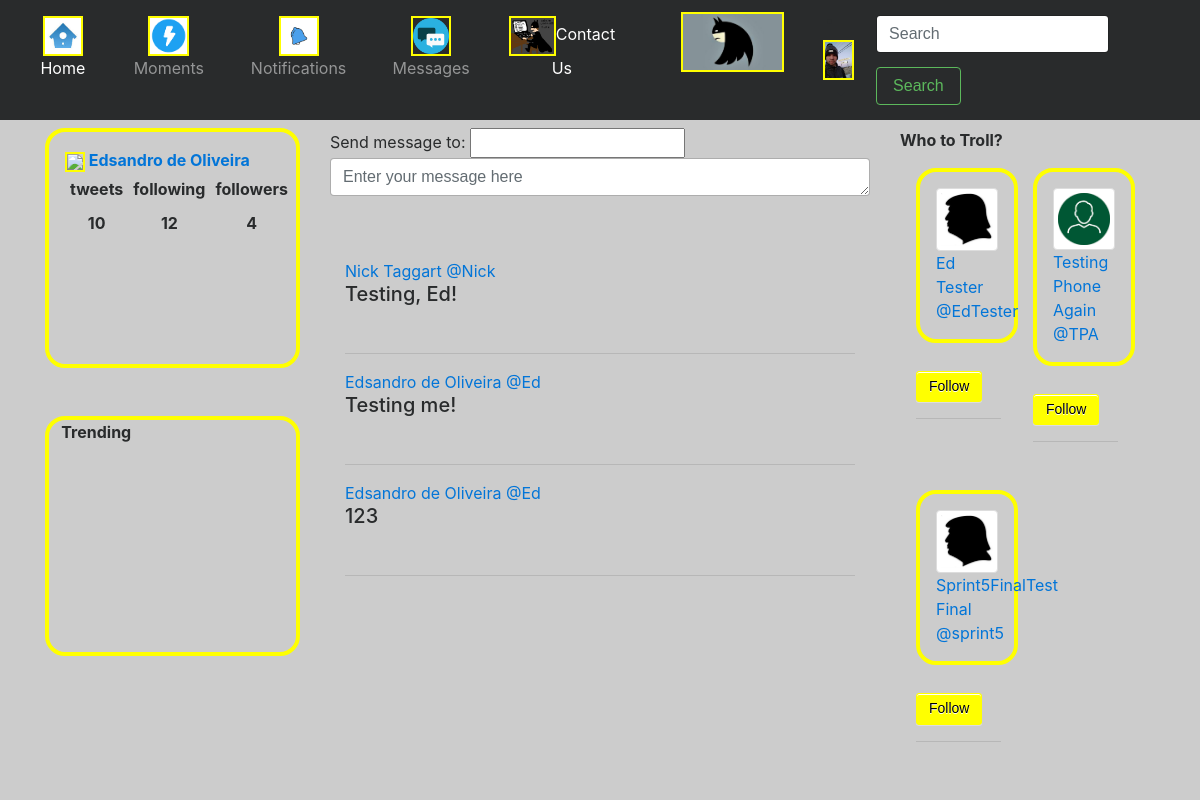
Screenshot of /DirectMessage.php (signed in) with the database file from the repository.
### tables this page shows
CREATE TABLE `users` (
  `user_id` int(11) NOT NULL AUTO_INCREMENT,
  `first_name` varchar(50) NOT NULL,
  `last_name` varchar(50) NOT NULL,
  `screen_name` varchar(50) NOT NULL,
  `password` varchar(250) NOT NULL,
  `address` varchar(200) NOT NULL,
  `province` varchar(50) NOT NULL,
  `postal_code` varchar(7) NOT NULL,
  `contact_number` varchar(25) NOT NULL,
  `email` varchar(100) NOT NULL,
  `url` varchar(50) NOT NULL,
  `description` varchar(160) NOT NULL,
  `location` varchar(50) DEFAULT NULL,
  `date_created` timestamp NOT NULL DEFAULT CURRENT_TIMESTAMP,
  `profile_pic` varchar(200) DEFAULT NULL,
  PRIMARY KEY (`user_id`)
);

CREATE TABLE `messages` (
  `id` int(11) NOT NULL AUTO_INCREMENT,
  `from_id` int(11) NOT NULL,
  `to_id` int(11) NOT NULL,
  `message_text` varchar(255) NOT NULL,
  `date_sent` datetime NOT NULL DEFAULT CURRENT_TIMESTAMP,
  PRIMARY KEY (`id`),
  KEY `FK_toid_idx` (`id`,`from_id`)
);

### includes/User.php (the view, shortened to what this page needs)
<?php
class User {
    protected $userId;
    protected $Password, $LastName, $Province, $ContactNo, $DateAdded, $Location, $url, $UserName, $FirstName, $Address, $postalCode,
            $email, $profImage, $description;
    function getUserId() {
        return $this->userId;
    }
    function getLastName() {
        return $this->LastName;
    }
    function getUserName() {
        return $this->UserName;
    }
    function getFirstName() {
        return $this->FirstName;
    }
    function getProfImage() {
        return $this->profImage;
    }
    function setUserId($userId) {
        $this->userId = $userId;
    }
    function setLastName($LastName) {
        $this->LastName = $LastName;
    }
    function setUserName($UserName) {
        $this->UserName = $UserName;
    }
    function setFirstName($FirstName) {
        $this->FirstName = $FirstName;
    }
    function setProfImage($profImage) {
        $this->profImage = $profImage;
    }
    function getProfilePic($userId, $con) {
        $sql = "SELECT profile_pic FROM users WHERE user_id = '" . $userId . "'";
        $picRS = mysqli_query($con, $sql)
                or die($sql . " : " . mysqli_connect_error());
        $profilePicArray = mysqli_fetch_array($picRS);
        $profilePic = $profilePicArray['profile_pic'];
        return $profilePic;
    }
    function countTweets($userId, $con) {
        $count = 0;
        $sql = "SELECT tweet_id FROM tweets WHERE reply_to_tweet_id = 0 AND user_id = '" . $userId . "'";
        $rs = mysqli_query($con, $sql)
                or die($sql . " : " . mysqli_connect_error());
        while (mysqli_fetch_array($rs)) {
            $count++;
        }
        return $count;
    }
    function countFollowing($userId, $con) {
        $count = 0;
        $sql = "SELECT follow_id FROM follows WHERE from_id = '" . $userId . "'";
        $rs = mysqli_query($con, $sql)
                or die($sql . " : " . mysqli_connect_error());
        while (mysqli_fetch_array($rs)) {
            $count++;
        }
        return $count;
    }
    function countFollowed($userId, $con) {
        $count = 0;
        $sql = "SELECT follow_id FROM follows WHERE to_id = '" . $userId . "'";
        $rs = mysqli_query($con, $sql)
                or die($sql . " : " . mysqli_connect_error());
        while (mysqli_fetch_array($rs)) {
            $count++;
        }
        return $count;
    }
    function setAll($userId, $con) {
        $user = new User();
        $sql = "SELECT * from users where user_id =" . $userId;
        $record = mysqli_query($con, $sql)
                or die($sql . " : " . mysqli_connect_error());
        $rs = mysqli_fetch_array($record);
        $user->setUserId($userId);
        $user->setFirstName($rs['first_name']);
        $user->setLastName($rs['last_name']);
        $user->setUserName($rs['screen_name']);
        $user->setPassword($rs['password']);
        $user->setAddress($rs['address']);
        $user->setPostalCode($rs['postal_code']);
        $user->setContactNo($rs['contact_number']);
        $user->setEmail($rs['email']);
        $user->setUrl($rs['url']);
        $user->setDescription($rs['description']);
        $user->setLocation($rs['location']);
        $user->setDateAdded($rs['date_created']);
        $user->setProfImage($rs['profile_pic']);
        return $user;
    }
    static function displayTop3($userId, $con) {
        $counter = 3;
        $notIn = "SELECT to_id FROM follows WHERE from_id = '" . $userId . "'";
        $sqlStatement = "SELECT `user_id`, `first_name`, `last_name`, `screen_name`,`profile_pic` "
                . "FROM `users` WHERE `user_id` != '" . $userId . "' AND user_id NOT IN ($notIn) ORDER BY RAND() LIMIT $counter";
        $recordSet = mysqli_query($con, $sqlStatement)
                or die($sqlStatement . " : " . mysqli_error($con));
        while ($top3Sql = mysqli_fetch_array($recordSet)) {
            $dispUser = new User();
            $dispUser->setUserId($top3Sql['user_id']);
            $dispUser->setFirstName($top3Sql['first_name']);
            $dispUser->setLastName($top3Sql['last_name']);
            $dispUser->setUserName($top3Sql['screen_name']);
            $dispUser->setProfImage($top3Sql['profile_pic']);
            echo
            '<form method="post" id="follow_form" action="follow_proc.php">
                                <div class="column2">
                                    <div class="whoToTroll img-rounded">
                                        <img class="img-thumbnail" src="images/profilepics/' . $dispUser->getProfImage() . '">
                                        <a href="userpage.php?user_id=' . $dispUser->getUserId() . '">' . $dispUser->getFirstName() . " " . $dispUser->getLastName() . " @" . $dispUser->getUserName() . '</a><BR></div>
                                        <div class="form-group">
                                        <input type="hidden" name="userID" id="button" value="' . $dispUser->getUserId() . '"/>
                                        <input type="submit" name="followButton" id="button" value="Follow" class="btn btn-primary btn-sm"/>
                                        <hr></hr>
                                    </div>
                                </div>
                            </form>';
        }
    }
    static function getAllMessages($con, $userId) {
        $sql = "SELECT from_id, to_id, message_text, date_sent FROM messages WHERE to_id = $userId";
        $rs = mysqli_query($con, $sql)
                or die($sql . " : " . mysqli_connect_error());
        while ($result = mysqli_fetch_array($rs)) {
            $fromUser = new User();
            $fromUser->setUserId($result['from_id']);
            $fromUser = $fromUser->setAll($fromUser->getUserId(), $con);
            echo
            '
            <div class="container">
                <a href="userpage.php?user_id = ' . $fromUser->getUserId() . '">' .
            $fromUser->getFirstName() . " " . $fromUser->getLastName() . " @" . $fromUser->getUserName() . " " . '</a>
                <h5>' . $result['message_text'] . '</h5>
                <BR>
                <hr>
            </div>';
        }
    }
}

### includes/Header.php (shortened to what this page needs)
<?php
Include("User.php");
if (isset($_SESSION['SESS_MEMBER_ID'])) {
    $mainUser = new User();
    $mainUser->setUserId($_SESSION['SESS_MEMBER_ID']);
    $profPic = $mainUser->getProfilePic($mainUser->getUserId(), $con);
}
?>
<!DOCTYPE html>
<html>
    <head>
    </head>
    <body>
        <nav class="navbar navbar-toggleable-md navbar-inverse bg-inverse fixed-top">
            <div class="collapse navbar-collapse" id="navbarsExampleDefault">
                <ul class="navbar-nav mr-auto">
                    <li class="nav-item">
                        <a class="nav-link active" href="index.php">
                            <img class="bannericons" src="images/home.jfif">Home<span class="sr-only">(current)</span></a>
                    </li>
                    <li class="nav-item">
                        <a class="nav-link" href="#">
                            <img class="bannericons" src="images/lightning.png">Moments</a>
                    </li>
                    <li class="nav-item">
                        <a class="nav-link" href="Notifications.php">
                            <img class="bannericons" src="images/bell.png">Notifications</a>
                    </li>
                    <li class="nav-item">
                        <a class="nav-link" href="DirectMessage.php">
                            <img class="bannericons" src="images/messages.png">Messages</a>
                    </li>
                    <li class="nav-item">
                        <a class="nav-link active" href="contactus.php">
                            <img class="bannericons" src="images/email.png">Contact Us</a>
                    </li>
                    <li>
                        <a class="navbar-brand" href="login.php"><img src="images/logo.jpg" class="logo"></a>
                    </li>
                </ul>
                <li class="nav-item dropdown right">
                    <a class="nav-link dropdown-toggle" id="dropdown01" data-toggle="dropdown" aria-haspopup="true" aria-expanded="false">
                        <img class="bannericons" src="Images/profilepics/<?php
                        if (isset($_SESSION['SESS_MEMBER_ID'])) {
                            echo $profPic;
                        } else {
                            echo "default.jfif";
                        }
                        ?>">
                    </a>
                </li>
                <form method="post" class="form-inline my-2 my-lg-0" action="search.php">
                    <input class="form-control mr-sm-2" name="searchInput" id="searchInput" type="text" placeholder="Search">
                    <button   class="btn btn-outline-success my-2 my-sm-0" type="submit">Search</button>
                </form>
            </div>
        </nav>
    </body>
</html>

### DirectMessage.php (shortened to what this page needs)
<?php
include("connect.php");
include("Includes/Header.php");
if (isset($_SESSION['SESS_MEMBER_ID'])) {
    $mainUser = new User();
    $mainUser->setUserId($_SESSION['SESS_MEMBER_ID']);
    $mainUser = $mainUser->setAll($mainUser->getUserId(), $con);
} else {
    Header("location:login.php");
}
?>
<!DOCTYPE html>
<html lang="en">
    <head>
        <link href="includes/bootstrap.min.css" rel="stylesheet">
        <link href="includes/starter-template.css" rel="stylesheet">
    </head>
    <body>
        <BR><BR>
        <div class="container">
            <div class="row">
                <div class="col-md-3">
                    <div class="mainprofile img-rounded">
                        <div class="bold">
                            <img class="bannericons" src="images/profilepics/<?php echo $mainUser->getUserId() ?>">
                            <a href="userpage.php?user_id=<?php echo $mainUser->getUserId() ?>"><?php echo $mainUser->getFirstName() . " " . $mainUser->getLastName() ?> </a><BR></div>
                        <table>
                            <tr><td>
                                    tweets</td><td>following</td><td>followers</td></tr>
                            <tr>
                                <td><?php echo $mainUser->countTweets($mainUser->getUserId(), $con); ?></td>
                                <td><?php echo $mainUser->countFollowing($mainUser->getUserId(), $con); ?></td>
                                <td><?php echo $mainUser->countFollowed($mainUser->getUserId(), $con); ?></td>
                            </tr>
                        </table>
                        <BR><BR><BR><BR><BR>
                    </div><BR><BR>
                    <div class="trending img-rounded">
                        <div class="bold" style="padding-left:5%;">Trending</div>
                    </div>
                </div>
                <div class="col-md-6">
                    <form method="post" id="message_form" action="DirectMessage_proc.php">
                        <div class="form-group">
                            Send message to: <input type="text" id="to" name="to" list="dlUsers" autocomplete="off"><br>
                            <textarea class="form-control" name="message" id="message" rows="1" placeholder="Enter your message here"></textarea>
                        </div>
                    </form>
                    <div class="img-rounded">
                        <BR><BR>
                        <?php
                        User::getAllMessages($con, $mainUser->getUserId());
                        ?>
                    </div>
                </div>
                <div class="col-md-3">
                    <div class="bold">Who to Troll?<BR></div>
                    <div class="row2">
                        <?php
                        User::displayTop3($mainUser->getUserId(), $con);
                        ?>
                    </div>
                </div><BR>
            </div>
        </div>
</body>
</html>

### includes/starter-template.css (style rules this page uses)
body { padding-top: 5rem; background-color: #cccccc; }
.column2 { float: left; width: 33.33%; margin:1em; }
.row2:after { content: ""; display: table; clear: both; }
.col-md-3 { height : 600px; width: 1000px; }
.logo { display:block; margin-left:50px; height: 60px; border: yellow 2px solid; }
.bannericons { height: 40px; border: yellow 2px solid; }
.mainprofile { height: 40%; border: yellow 4px solid; border-radius: 20px; padding: 1em; }
.whoToTroll { height: 80%; border: yellow 4px solid; border-radius: 20px; padding: 1em; width: 120% }
.trending { height: 40%; border: yellow 4px solid; border-radius: 20px; }
td { font-weight: bold; padding: 5px; text-align: center; }
.collapse { float: right; text-align: center; width: 100% }
.form-group { margin-bottom: 15px; }
#button { border: 1px solid yellow; margin-top: 28px; padding: 6px 12px; color: #666; text-shadow: 0 1px #fff; cursor: pointer; -moz-border-radius: 3px 3px; -webkit-border-radius: 3px 3px; border-radius: 3px 3px; -moz-box-shadow: 0 1px #fff inset, 0 1px #ddd; -webkit-box-shadow: 0 1px #fff inset, 0 1px #ddd; box-shadow: 0 1px #fff inset, 0 1px #ddd; background: yellow; color: #000000 }
.bold { font-weight: bold; vertical-align: top; }

### rows the page displays
users: profile_pic (picture), first_name "Edsandro", last_name "de Oliveira"
messages: users.first_name "Nick", users.last_name "Taggart", users.screen_name "Nick", message_text "Testing, Ed!"
messages: users.first_name "Edsandro", users.last_name "de Oliveira", users.screen_name "Ed", message_text "Testing me!"
messages: users.first_name "Edsandro", users.last_name "de Oliveira", users.screen_name "Ed", message_text "123"
users: profile_pic (placeholder picture), first_name "Ed", last_name "Tester", screen_name "EdTester"
users: profile_pic (picture), first_name "Testing", last_name "Phone Again", screen_name "TPA"
users: profile_pic (placeholder picture), first_name "Sprint5FinalTest", last_name "Final", screen_name "sprint5"

### other values shown
$mainUser->countTweets($mainUser->getUserId(), $con) "10"
$mainUser->countFollowing($mainUser->getUserId(), $con) "12"
$mainUser->countFollowed($mainUser->getUserId(), $con) "4"
